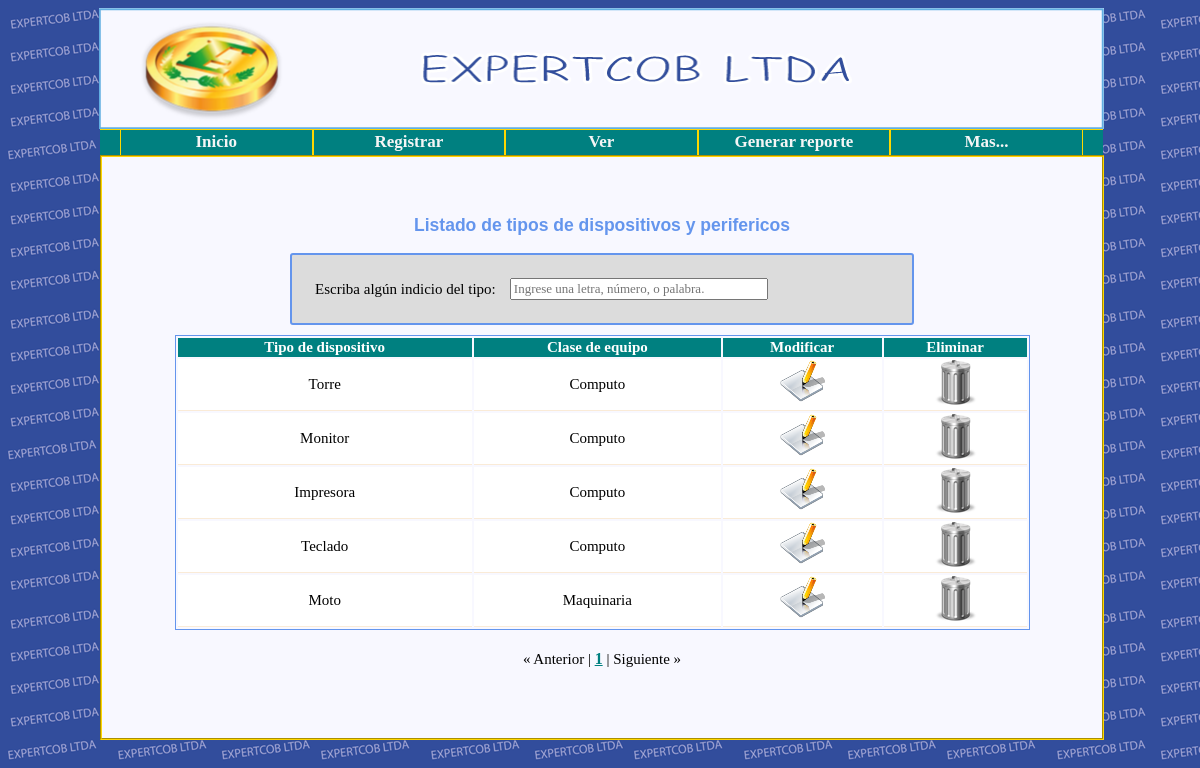
Screenshot of /administrador/tipos.php?ti=v (signed in) with the database file from the repository.
### tables this page shows
CREATE TABLE IF NOT EXISTS `Tipos` (
  `IdTipo` INT NOT NULL AUTO_INCREMENT COMMENT '',
  `NombreTipo` VARCHAR(20) NOT NULL COMMENT '',
  `IdClase` INT NOT NULL COMMENT '',
  PRIMARY KEY (`IdTipo`)  COMMENT '',
  INDEX `fk_Tipos_Clases1_idx` (`IdClase` ASC)  COMMENT '',
  CONSTRAINT `fk_Tipos_Clases1`
    FOREIGN KEY (`IdClase`)
    REFERENCES `Clases` (`IdClase`)
    ON DELETE NO ACTION
    ON UPDATE NO ACTION);

CREATE TABLE IF NOT EXISTS `Clases` (
  `IdClase` INT NOT NULL AUTO_INCREMENT COMMENT '',
  `NombreClase` VARCHAR(20) NOT NULL COMMENT '',
  PRIMARY KEY (`IdClase`)  COMMENT '');

### administrador/tipos.php (the view, shortened to what the rows shown need)
<!DOCTYPE html>
<?php
require '../controlador/com.inventario_expertcob.controladores/ControladorGestionDeDispositivos.php';
?>
<html>
    <head>
        <link type="text/css" rel="stylesheet" href="../resources/css/administrador.css">
    </head>
    <body>
        <div class="contenedor">
            <div class="cuerpo">
                <?php
                $controlador = new ControladorGestionDeDispositivos();
                if (isset($_REQUEST['btnRegistrar'])) {
                    if ($_REQUEST['txtTipo'] != "" && $_REQUEST['txtClase'] != "") {
                        echo $controlador->registrarTipo($_REQUEST['txtTipo'], $_REQUEST['txtClase']);
                        ?>
                        <script>
                            var segundos = 3;
                            var direccion = 'index_admin.php';
                            milisegundos = segundos * 1000;
                            window.setTimeout("window.location.replace(direccion);", milisegundos);
                        </script>
                        <?php
                    } else {
                        ?>
                        <script>
                            alert("Debe llenar los campos obligatorios del formulario");
                            location.href = "tipos.php?ti=r";
                        </script>
                        <?php
                    }
                } else if (isset($_REQUEST['btnModificar'])) {
                    if ($_REQUEST['txtTipo'] != "" && is_numeric($_REQUEST['txtNumero']) && $_REQUEST['txtClase'] != "") {
                        echo $controlador->modificarTipo($_REQUEST['txtNumero'], $_REQUEST['txtTipo'], $_REQUEST['txtClase']);
                        ?>
                        <script>
                            var segundos = 3;
                            var direccion = 'tipos.php?ti=v';
                            milisegundos = segundos * 1000;
                            window.setTimeout("window.location.replace(direccion);", milisegundos);
                        </script>
                        <?php
                    } else {
                        ?>
                        <script>
                            alert("Debe llenar los campos obligatorios del formulario");
                            location.href = "tipos.php?ti=v";
                        </script>
                        <?php
                    }
                } else if (isset($_REQUEST['no']) && is_numeric($_REQUEST['no'])) {
                    ?>
                    <div class="ventanaEliminar">
                        <div class="mensaje">
                            <h2>Inventario Expertcob</h2>
                            <form method="post" action="tipos.php">
                                <table>
                                    <tr>
                                        <td>¿Esta seguro que desea eliminar el registro?<input type="text" name="num" value="<?php echo $_REQUEST['no']; ?>" readonly="true" hidden="true"></td>
                                    </tr>
                                    <tr>
                                        <td>
                                            <input type="submit" name="btnEliminar" value="Si">
                                            <input type="button" value="No" onclick="location.href = 'javascript:closeVentana();';">
                                        </td>
                                    </tr>
                                </table>
                            </form>
                        </div>
                    </div>
                    <?php
                } else if (isset($_REQUEST['btnEliminar'])) {
                    echo $controlador->eliminarTipo($_REQUEST['num']);
                    ?>
                    <script>
                        var segundos = 3;
                        var direccion = 'tipos.php?ti=v';
                        milisegundos = segundos * 1000;
                        window.setTimeout("window.location.replace(direccion);", milisegundos);
                    </script>
                    <?php
                } else if (isset($_REQUEST['ti'])) {
                    switch ($_REQUEST['ti']) {
                                ?>
                                <?php
                        case "v": {
                                $tipos = $controlador->verTipos();
                                if (count($tipos) > 0) {
                                    ?>
                                    <div class = "list">
                                        <div class="tabla">
                                            <table id="TablaFiltro" >
                                                <thead>
                                                    <tr id="encabezado">
                                                        <td>Tipo de dispositivo</td>
                                                        <td>Clase de equipo</td>
                                                        <td>Modificar</td>
                                                        <td>Eliminar</td>
                                                    </tr>
                                                </thead>
                                                <tbody>
                                                    <?php
                                                    foreach ($tipos as $tDto) {
                                                        $cDto = $controlador->verClase($tDto->getIdClase());
                                                        ?>
                                                        <tr>
                                                            <td><?php echo utf8_encode($tDto->getNombreTipo()); ?></td>
                                                            <td><?php echo utf8_encode($cDto->getNombreClase()); ?></td>
                                                            <td><a href="tipos.php?id=<?php echo $tDto->getIdTipo(); ?>"><img alt="Modificar tipo" src="../resources/imagenes/Modificar.png" ></a></td>
                                                            <td><a href="tipos.php?no=<?php echo $tDto->getIdTipo(); ?>"><img alt="Eliminar tipo" src="../resources/imagenes/Eliminar.png" ></a></td>
                                                        </tr>
                                                        <?php
                                                    }
                                                    ?>
                                                </tbody>
                                            </table>
                                        </div>
                                    </div>
                                    <?php
                                } else {
                                    ?>
                                    <div class="notificacion">
                                        <div class="mensaje">
                                            <h2>Inventario Expertcob</h2>
                                            <?php echo "No existen tipos registrados"; ?>
                                        </div>
                                    </div>
                                    <script>
                                        var segundos = 3;
                                        var direccion = 'index_admin.php';
                                        milisegundos = segundos * 1000;
                                        window.setTimeout("window.location.replace(direccion);", milisegundos);
                                    </script>
                                    <?php
                                }
                            }break;
                            ?>
                        <?php
                    }
                } else if (isset($_REQUEST['id']) && is_numeric($_REQUEST['id'])) {
                    $tDto = $controlador->verTipo($_REQUEST['id']);
                    if ($tDto != null) {
                        $clases = $controlador->verClases();
                        $clDto = $controlador->verClase($tDto->getIdClase());
                        ?>
                        <form class="formTipo" id="signupForm" action="tipos.php" method="post">
                            <h3 style="color: #6495ED; font-family: 'arial';">Modifique el tipo de dispositivo o priférico</h3>
                            <hr>
                            <table>
                                <tr>
                                    <td></td>
                                    <td><input type="text" name="txtNumero" id="txtNumero" hidden="true" value="<?php echo $tDto->getIdTipo(); ?>"></td>
                                </tr>
                                <tr>
                                    <td><label for="txtTipo">Tipo de dispositivo:</label></td>
                                    <td><input type="text" name="txtTipo" id="txtTipo" maxlength="20" value="<?php echo utf8_encode($tDto->getNombreTipo()); ?>">
                                        <label class="obligatorio"> *</label></td>
                                </tr>
                                <tr>
                                    <td><label for="txtClase">Clase de equipo:</label></td>
                                    <td>
                                        <select id="txtClase" name="txtClase">
                                            <option value="<?php echo $clDto->getIdClase(); ?>"><?php echo utf8_encode($clDto->getNombreClase()); ?></option>
                                            <?php
                                            foreach ($clases as $cDto) {
                                                if ($clDto->getIdClase() != $cDto->getIdClase()) {
                                                    ?>
                                                    <option value="<?php echo $cDto->getIdClase(); ?>"><?php echo utf8_encode($cDto->getNombreClase()); ?></option>
                                                    <?php
                                                }
                                            }
                                            ?>
                                        </select>
                                    </td>
                                </tr>
                            </table>
                            <div class="msjObligatorio">
                                <label>Los campos con * son obligatorios</label>
                            </div>
                            <input type="submit" value="Modificar" name="btnModificar">
                            <input type="button" value="Cancelar" onclick="location.href = 'tipos.php?ti=v'">
                        </form>
                        <?php
                    } else {
                        ?>
                        <script>
                            alert("No existe un tipo con ese id");
                            location.href = "tipos.php?ti=v";
                        </script>
                        <?php
                    }
                } else {
                    ?>
                    <script>
                        location.href = "index_admin.php";
                    </script>
                    <?php
                }
                ?>
            </div>
        </div>
    </body>
</html>

### rows the page displays
tipos: NombreTipo "Torre", IdClase.NombreClase "Computo"
tipos: NombreTipo "Monitor", IdClase.NombreClase "Computo"
tipos: NombreTipo "Impresora", IdClase.NombreClase "Computo"
tipos: NombreTipo "Teclado", IdClase.NombreClase "Computo"
tipos: NombreTipo "Moto", IdClase.NombreClase "Maquinaria"
